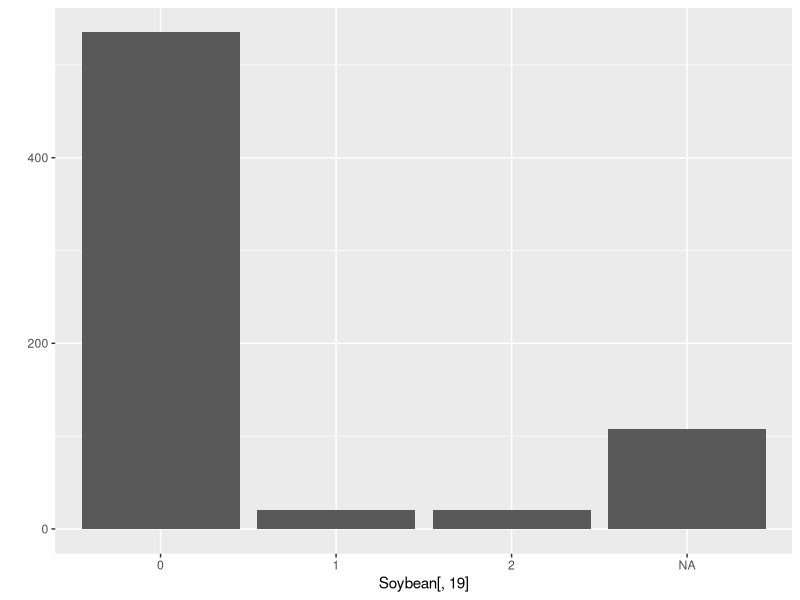
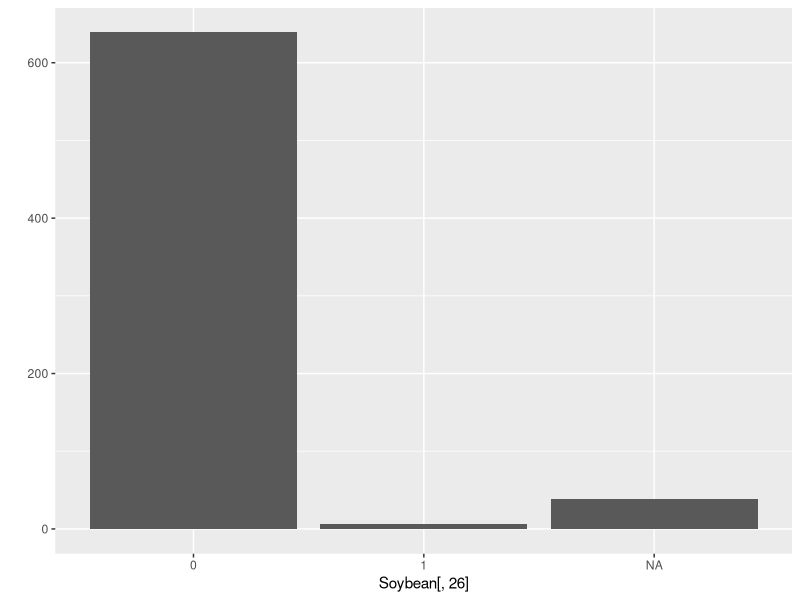
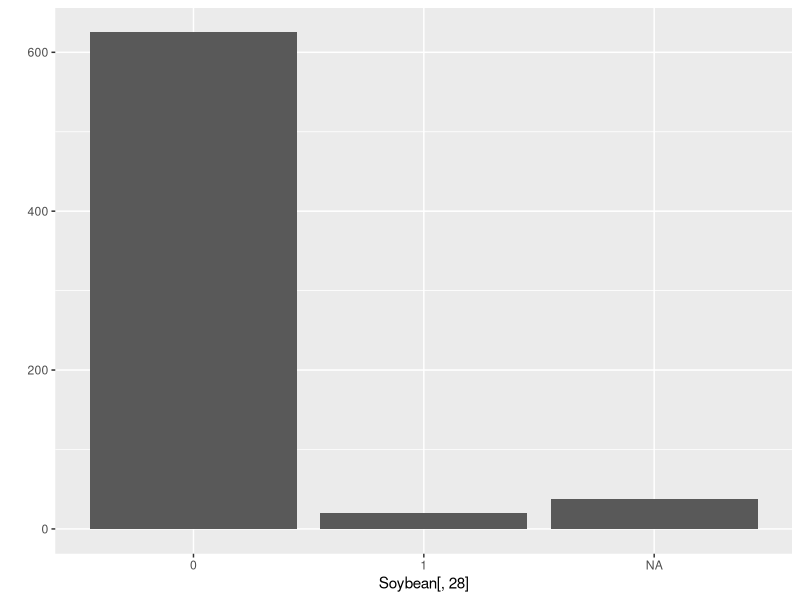
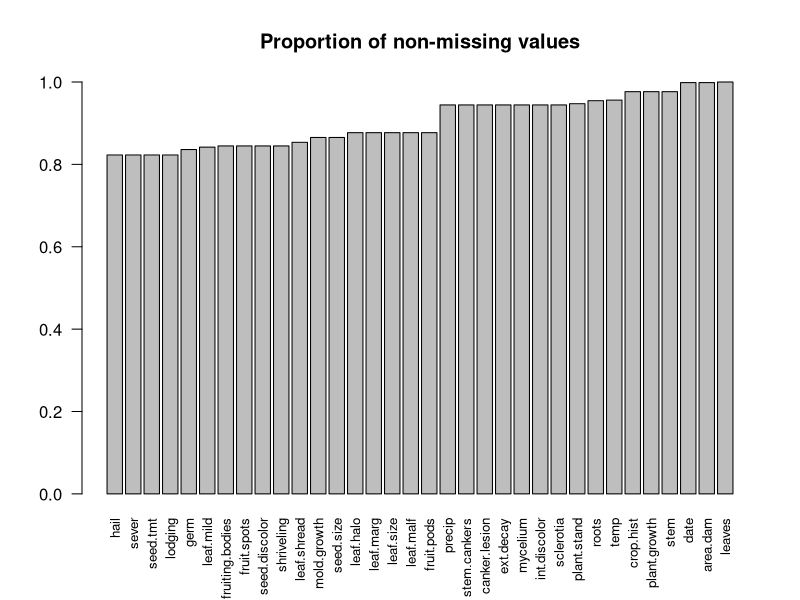
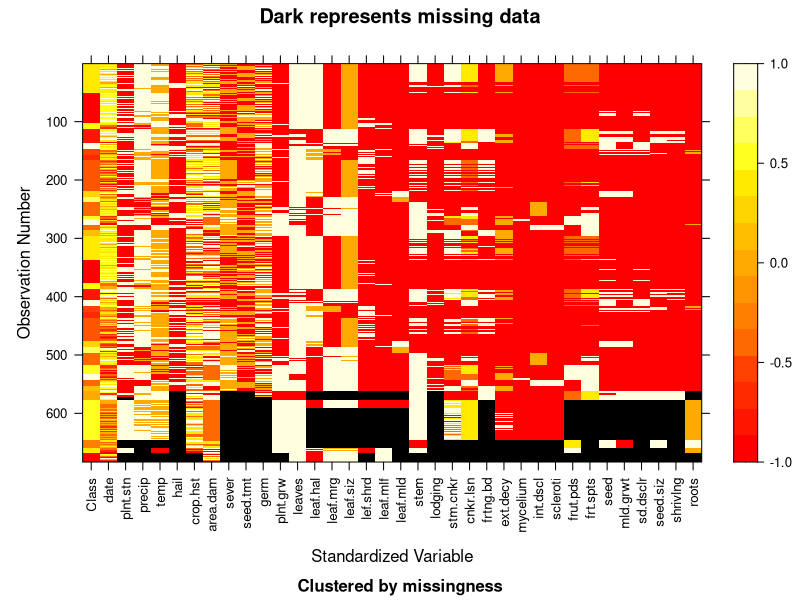
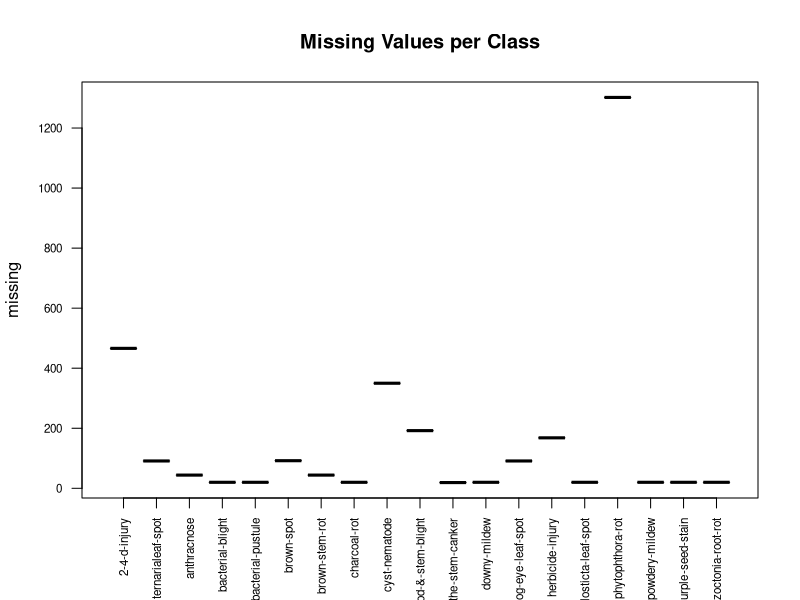

Write R code to recreate these figures, in order.
# Ex3.2
# Exploratory analysis focusing on identifying missing values and near zero variance

library(mlbench)
data(Soybean) 
?Soybean  # dna = does not apply
str(Soybean)  # factors and ordinal 

# Near Zero Variance?
library(caret)
library(ggplot2)
SoyZeroVar <- nearZeroVar(Soybean, freqCut = 95/5)  # 3 variables
qplot(Soybean[ ,19])
qplot(Soybean[ ,26])
qplot(Soybean[ ,28])
nearZeroVar(Soybean, freqCut = 90/10)  # 8 variables

# Missing Values a) predictors
table(is.na(Soybean))/(683*36)
tab.na <- matrix(data = NA, nrow = 2, ncol = 35)
rownames(tab.na) <- c("NA", "not NA")
colnames(tab.na) <- colnames(Soybean[-1])  # [-1] to leave out Class
for (i in 2:36) { # create a table with NA vs not NA values for each variable
  tab.na[ , i-1] <- table(is.na(Soybean[ , i]))/(length(Soybean[ , i]))
}
tab.na <- tab.na[ , order(tab.na[1, ])]
barplot(tab.na[1, -12], cex.names = 0.8, las = 2, main = "Proportion of non-missing values")
library(mi)  # an approach using the pkg mi
mSoybean <- missing_data.frame(Soybean)
image(mSoybean)

# Missing Values b) response
table(is.na(Soybean[,1]))  # all the class obs are present
for (i in 1:683) {  # loop to count missing values per row
  Soybean[i, 37] <- sum(is.na(Soybean)[i, ])
}
colnames(Soybean)[37] <- "missing"
Soybean.na <- subset(Soybean, select = c(Class, missing))  # subset by Class
Soybean[ , 37] <- NULL  # rm extra column
missing.by.Class <- aggregate(missing~Class, data = Soybean.na, FUN = "sum")
plot(missing.by.Class, cex.axis = 0.7, las = 2, xlab = "", main = "Missing Values per Class")
# phytophthora-rot most impacted by missing values, followed by 2-4-d-injury and cyst-nematode

# Dealing with the missing values / near zero var
library(ipred)
Soybean.filtered <- Soybean[ , -SoyZeroVar] # rm zero var variables
dummies <- dummyVars(Class ~ ., data = Soybean.filtered, na.action = na.pass)
Soybean.filtered <- (predict(dummies, newdata = Soybean))  # dummy variables
preProcess(Soybean.filtered, method="bagImpute")  # impute missing values using bagged tree method
